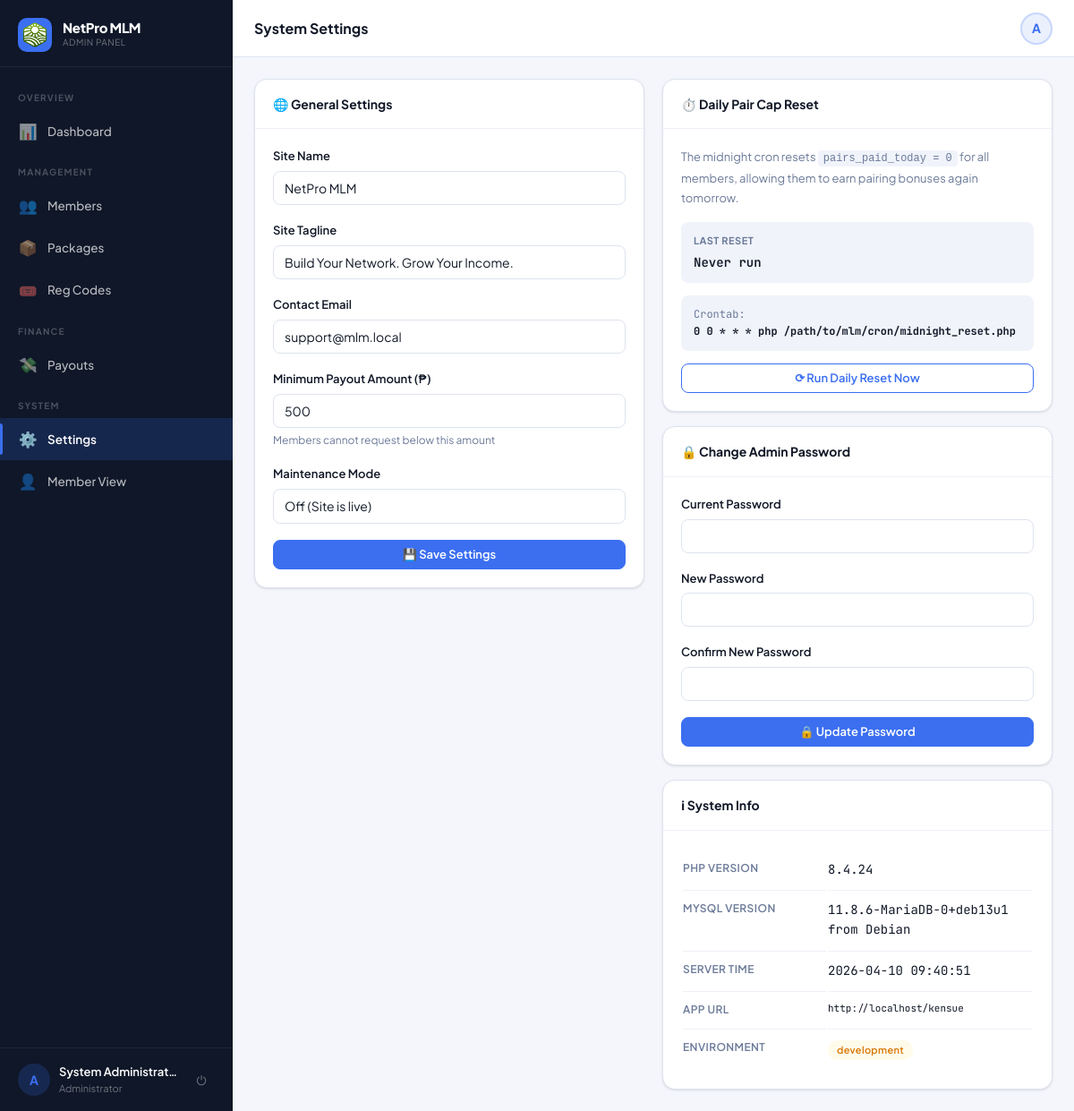
Screenshot of /?page=admin_settings (signed in) with the database file from the repository.
### tables this page shows
CREATE TABLE users (
  id                INT UNSIGNED AUTO_INCREMENT PRIMARY KEY,
  username          VARCHAR(40)  NOT NULL UNIQUE,
  password_hash     VARCHAR(255) NOT NULL,
  role              ENUM('member','admin') NOT NULL DEFAULT 'member',
  package_id        INT UNSIGNED NULL,
  reg_code_id       INT UNSIGNED NULL,

   
  sponsor_id        INT UNSIGNED NULL,
  binary_parent_id  INT UNSIGNED NULL,
  binary_position   ENUM('left','right') NULL,

   
  left_count        INT UNSIGNED NOT NULL DEFAULT 0,
  right_count       INT UNSIGNED NOT NULL DEFAULT 0,
  pairs_paid        INT UNSIGNED NOT NULL DEFAULT 0,
  pairs_flushed     INT UNSIGNED NOT NULL DEFAULT 0,
  pairs_paid_today  INT UNSIGNED NOT NULL DEFAULT 0,   

   
  full_name         VARCHAR(120) NULL,
  email             VARCHAR(120) NULL,
  mobile            VARCHAR(20)  NULL,
  gcash_number      VARCHAR(20)  NULL,
  address           TEXT         NULL,
  photo             VARCHAR(200) NULL,

  ewallet_balance   DECIMAL(14,2) NOT NULL DEFAULT 0.00,
  status            ENUM('active','suspended','pending') NOT NULL DEFAULT 'active',
  joined_at         TIMESTAMP DEFAULT CURRENT_TIMESTAMP,
  last_login        TIMESTAMP NULL,

  FOREIGN KEY (sponsor_id)       REFERENCES users(id) ON DELETE SET NULL,
  FOREIGN KEY (binary_parent_id) REFERENCES users(id) ON DELETE SET NULL,
  FOREIGN KEY (package_id)       REFERENCES packages(id) ON DELETE SET NULL
);

CREATE TABLE settings (
  key_name   VARCHAR(80) NOT NULL PRIMARY KEY,
  value      TEXT        NOT NULL,
  updated_at TIMESTAMP DEFAULT CURRENT_TIMESTAMP ON UPDATE CURRENT_TIMESTAMP
);

### controllers/AdminController.php (called while the page is built, shortened)
<?php
class AdminController
{
    public function settings(): void
    {
        Auth::guard('admin');
        require 'views/admin/settings.php';
    }
}

### index.php (called while the page is built, shortened)
<?php
require_once 'config/db.php';
require_once 'core/helpers.php';
require_once 'core/Auth.php';
if (setting('maintenance_mode') === '1' && !Auth::isAdmin()) {
    $name = setting('site_name', APP_NAME);
    http_response_code(503);
    die("<!doctype html><html><head><meta charset='UTF-8'><title>Maintenance — {$name}</title>
    <style>body{font-family:system-ui;display:flex;align-items:center;justify-content:center;min-height:100vh;margin:0;background:#f4f6fb;}
    .box{text-align:center;padding:40px;max-width:400px;}h1{font-size:24px;}p{color:#6b7a99;}</style>
    </head><body><div class='box'><div style='font-size:50px;margin-bottom:16px;'>🔧</div>
    <h1>{$name}</h1><p>We're performing scheduled maintenance. We'll be back shortly.</p></div></body></html>");
}
$page = $_GET['page'] ?? 'login';
$route = $routes[$page] ?? null;
[$ctrlClass, $method, $role] = $route;
(new $ctrlClass())->$method();

### config/db.php (called while the page is built, shortened)
<?php
function db(): PDO
{
    static $pdo = null;
    if ($pdo === null) {
        $dsn = sprintf(
            'mysql:host=%s;port=%s;dbname=%s;charset=utf8mb4',
            DB_HOST,
            DB_PORT,
            DB_NAME
        );
        try {
            $pdo = new PDO($dsn, DB_USER, DB_PASS, [
                PDO::ATTR_ERRMODE            => PDO::ERRMODE_EXCEPTION,
                PDO::ATTR_DEFAULT_FETCH_MODE => PDO::FETCH_ASSOC,
                PDO::ATTR_EMULATE_PREPARES   => false,
                PDO::MYSQL_ATTR_FOUND_ROWS   => true,
            ]);
        } catch (PDOException $e) {
            if (APP_ENV === 'development') {
                die('<pre>Database connection failed: ' . $e->getMessage() . '</pre>');
            }
            die('Service temporarily unavailable. Please try again later.');
        }
    }
    return $pdo;
}

### core/helpers.php (called while the page is built, shortened)
<?php
function e(mixed $val): string
{
    return htmlspecialchars((string) $val, ENT_QUOTES | ENT_SUBSTITUTE, 'UTF-8');
}
function current_page(): string
{
    return $_GET['page'] ?? 'login';
}
function setting(string $key, string $default = ''): string
{
    static $cache = [];
    if (!array_key_exists($key, $cache)) {
        $st = db()->prepare('SELECT value FROM settings WHERE key_name = ?');
        $st->execute([$key]);
        $cache[$key] = $st->fetchColumn() ?: $default;
    }
    return $cache[$key];
}

### core/Auth.php (called while the page is built, shortened)
<?php
class Auth
{
    public static function check(): bool
    {
        return isset($_SESSION['user_id']) && (int)$_SESSION['user_id'] > 0;
    }
    public static function isAdmin(): bool
    {
        return self::check() && $_SESSION['user_role'] === 'admin';
    }
    public static function id(): int
    {
        return (int)($_SESSION['user_id'] ?? 0);
    }
    public static function user(): array
    {
        static $user = null;
        if ($user === null) {
            $st = db()->prepare(
                'SELECT u.*, p.name AS package_name, p.pairing_bonus, p.daily_pair_cap,
                        p.direct_ref_bonus,
                        sp.username AS sponsor_username,
                        bp.username AS binary_parent_username
                 FROM   users u
                 LEFT JOIN packages p  ON p.id  = u.package_id
                 LEFT JOIN users sp    ON sp.id = u.sponsor_id
                 LEFT JOIN users bp    ON bp.id = u.binary_parent_id
                 WHERE  u.id = ?'
            );
            $st->execute([self::id()]);
            $user = $st->fetch() ?: [];
        }
        return $user;
    }
    public static function guard(string $role = 'member'): void
    {
        $u = self::user();
    }
}

### views/admin/settings.php (the view, shortened to what this page needs)
<?php $pageTitle = 'System Settings'; ?>
<!DOCTYPE html>
<html lang="en">
<head>
  <title><?= e($pageTitle . ' — ' . setting('site_name', APP_NAME)) ?></title>
  <link rel="stylesheet" href="<?= APP_URL ?>/assets/css/main.css">
  <link rel="stylesheet" href="<?= APP_URL ?>/assets/css/layout.css">
  <link rel="stylesheet" href="<?= APP_URL ?>/assets/css/components.css">
</head>
<body>
<div class="shell">
  <?php require 'views/partials/sidebar_admin.php'; ?>
  <div class="main-area">
    <?php require 'views/partials/topbar.php'; ?>
    <main class="page-content">
      <div class="grid-2" style="gap:20px;align-items:start;">
        <div style="display:flex;flex-direction:column;gap:16px;">
          <div class="card">
            <div class="card-header"><span class="card-title">🌐 General Settings</span></div>
            <div class="card-body">
              <form method="POST" action="<?= APP_URL ?>/?page=admin_save_settings">
                <div class="form-group">
                  <label class="form-label">Site Name</label>
                  <input type="text" name="site_name" class="form-control" value="<?= e(setting('site_name')) ?>">
                </div>
                <div class="form-group">
                  <label class="form-label">Site Tagline</label>
                  <input type="text" name="site_tagline" class="form-control" value="<?= e(setting('site_tagline')) ?>">
                </div>
                <div class="form-group">
                  <label class="form-label">Contact Email</label>
                  <input type="email" name="contact_email" class="form-control" value="<?= e(setting('contact_email')) ?>">
                </div>
                <div class="form-group">
                  <label class="form-label">Minimum Payout Amount (₱)</label>
                  <input type="number" name="min_payout" class="form-control" inputmode="decimal"
                    min="0" step="0.01" value="<?= e(setting('min_payout','500')) ?>">
                  <div class="form-hint">Members cannot request below this amount</div>
                </div>
                <div class="form-group">
                  <label class="form-label">Maintenance Mode</label>
                  <select name="maintenance_mode" class="form-control">
                    <option value="0" <?= setting('maintenance_mode')==='0'?'selected':'' ?>>Off (Site is live)</option>
                  </select>
                </div>
                <button type="submit" class="btn btn-primary btn-full">💾 Save Settings</button>
              </form>
            </div>
          </div>
        </div>
        <div style="display:flex;flex-direction:column;gap:16px;">
          <div class="card">
            <div class="card-header"><span class="card-title">⏱️ Daily Pair Cap Reset</span></div>
            <div class="card-body">
              <p style="font-size:13px;color:var(--text-muted);line-height:1.7;margin-bottom:16px;">
                The midnight cron resets <code style="background:var(--surface2);padding:2px 6px;border-radius:4px;font-size:12px;">pairs_paid_today = 0</code>
                for all members, allowing them to earn pairing bonuses again tomorrow.
              </p>
              <?php $lastReset = setting('last_reset'); ?>
              <div style="background:var(--surface2);border-radius:var(--radius);padding:12px 14px;margin-bottom:14px;">
                <div style="font-size:11px;font-weight:700;letter-spacing:.5px;text-transform:uppercase;color:var(--text-muted);margin-bottom:4px;">Last Reset</div>
                <div style="font-size:14px;font-weight:600;font-family:var(--font-mono);">
                  <?= $lastReset ? fmt_datetime($lastReset) : 'Never run' ?>
                </div>
              </div>
              <div style="background:var(--surface2);border-radius:var(--radius);padding:12px 14px;margin-bottom:14px;font-size:12px;font-family:var(--font-mono);color:var(--text-muted);">
                Crontab:<br>
                <strong style="color:var(--text);">0 0 * * * php /path/to/mlm/cron/midnight_reset.php</strong>
              </div>
              <form method="POST" action="<?= APP_URL ?>/?page=admin_manual_reset">
                <button type="submit" class="btn btn-outline btn-full"
                  onclick="return confirm('Reset pairs_paid_today=0 for ALL members now? This simulates the midnight cron.')">
                  ⟳ Run Daily Reset Now
                </button>
              </form>
            </div>
          </div>
          <div class="card">
            <div class="card-header"><span class="card-title">🔒 Change Admin Password</span></div>
            <div class="card-body">
              <form method="POST" action="<?= APP_URL ?>/?page=save_profile">
                <div class="form-group">
                  <label class="form-label">Current Password</label>
                  <input type="password" name="current_password" class="form-control" autocomplete="current-password">
                </div>
                <div class="form-group">
                  <label class="form-label">New Password</label>
                  <input type="password" name="new_password" class="form-control" minlength="8" autocomplete="new-password">
                </div>
                <div class="form-group">
                  <label class="form-label">Confirm New Password</label>
                  <input type="password" name="new_password_confirm" class="form-control" autocomplete="new-password">
                </div>
                <button type="submit" class="btn btn-primary btn-full">🔒 Update Password</button>
              </form>
            </div>
          </div>
          <div class="card">
            <div class="card-header"><span class="card-title">ℹ System Info</span></div>
            <div class="card-body">
              <table class="info-table">
                <tr><td>PHP Version</td><td class="text-mono"><?= PHP_VERSION ?></td></tr>
                <tr><td>MySQL Version</td><td class="text-mono"><?= db()->query('SELECT VERSION()')->fetchColumn() ?></td></tr>
                <tr><td>Server Time</td><td class="text-mono"><?= date('Y-m-d H:i:s') ?></td></tr>
                <tr><td>App URL</td><td class="text-mono" style="font-size:11px;"><?= APP_URL ?></td></tr>
                <tr><td>Environment</td><td><span class="badge <?= APP_ENV==='production'?'badge-success':'badge-warning' ?>"><?= APP_ENV ?></span></td></tr>
              </table>
            </div>
          </div>
        </div>
      </div>
    </main>
  </div>
</div>
</body>
</html>

### views/partials/sidebar_admin.php (shortened to what this page needs)
<?php
$currentPage = current_page();
$user        = Auth::user();
$initials    = strtoupper(substr($user['username'] ?? 'A', 0, 1));
?>
<aside class="sidebar" id="sidebar">
  <div class="sidebar-brand">
    <div class="brand-icon"><img src="<?= APP_URL ?>/assets/img/logo.png" alt="Logo" style="width:28px;height:28px;object-fit:contain;"></div>
    <div>
      <div class="brand-name"><?= e(setting('site_name', APP_NAME)) ?></div>
      <div class="brand-sub">Admin Panel</div>
    </div>
  </div>
  <nav class="sidebar-nav">
    <div class="nav-section-label">Overview</div>
    <a href="<?= APP_URL ?>/?page=admin"
       class="nav-item <?= $currentPage === 'admin' ? 'active' : '' ?>">
      <span class="nav-icon">📊</span> Dashboard
    </a>
    <div class="nav-section-label">Management</div>
    <a href="<?= APP_URL ?>/?page=admin_users"
       class="nav-item <?= in_array($currentPage, ['admin_users','admin_user_view']) ? 'active' : '' ?>">
      <span class="nav-icon">👥</span> Members
    </a>
    <a href="<?= APP_URL ?>/?page=admin_packages"
       class="nav-item <?= $currentPage === 'admin_packages' ? 'active' : '' ?>">
      <span class="nav-icon">📦</span> Packages
    </a>
    <a href="<?= APP_URL ?>/?page=admin_codes"
       class="nav-item <?= $currentPage === 'admin_codes' ? 'active' : '' ?>">
      <span class="nav-icon">🎟️</span> Reg Codes
    </a>
    <div class="nav-section-label">Finance</div>
    <a href="<?= APP_URL ?>/?page=admin_payouts"
       class="nav-item <?= $currentPage === 'admin_payouts' ? 'active' : '' ?>">
      <span class="nav-icon">💸</span> Payouts
    </a>
    <div class="nav-section-label">System</div>
    <a href="<?= APP_URL ?>/?page=admin_settings"
       class="nav-item <?= $currentPage === 'admin_settings' ? 'active' : '' ?>">
      <span class="nav-icon">⚙️</span> Settings
    </a>
    <a href="<?= APP_URL ?>/?page=dashboard"
       class="nav-item">
      <span class="nav-icon">👤</span> Member View
    </a>
  </nav>
  <div class="sidebar-footer">
    <div class="sidebar-user">
      <div class="user-avatar" style="background:rgba(59,111,240,.2);color:var(--primary);">
        <?= $initials ?>
      </div>
      <div class="user-info">
        <div class="user-name"><?= e($user['full_name'] ?: $user['username']) ?></div>
        <div class="user-role">Administrator</div>
      </div>
      <a href="<?= APP_URL ?>/?page=logout" class="sidebar-logout" title="Log out">⏻</a>
    </div>
  </div>
</aside>

### views/partials/topbar.php (shortened to what this page needs)
<?php
$user         = Auth::user();
$initials     = strtoupper(substr($user['username'] ?? 'U', 0, 1));
?>
<header class="topbar">
  <div class="topbar-title"><?= e($pageTitle ?? 'Dashboard') ?></div>
  <div class="topbar-right">
    <a href="<?= APP_URL ?>/?page=<?= Auth::isAdmin() ? 'admin' : 'profile' ?>"
       class="topbar-avatar" title="<?= e($user['username'] ?? '') ?>">
      <?php if ($user['photo'] ?? ''): ?>
        <img src="<?= APP_URL ?>/uploads/<?= e($user['photo']) ?>" alt="">
      <?php else: ?>
        <?= $initials ?>
      <?php endif; ?>
    </a>
  </div>
</header>

### rows the page displays
users: username "A", full_name "System Administrat…"
settings: site_tagline "Build Your Network. Grow Your Income."
settings: contact_email "support@mlm.local"
settings: min_payout "500"

### other values shown
setting('site_name', APP_NAME) "NetPro MLM"
$pageTitle "System Settings"
PHP_VERSION "8.4.24"
db()->query('SELECT VERSION()')->fetchColumn() "11.8.6-MariaDB-0+deb13u1 from Debian"
APP_URL "http://localhost/kensue"
APP_ENV "development"
